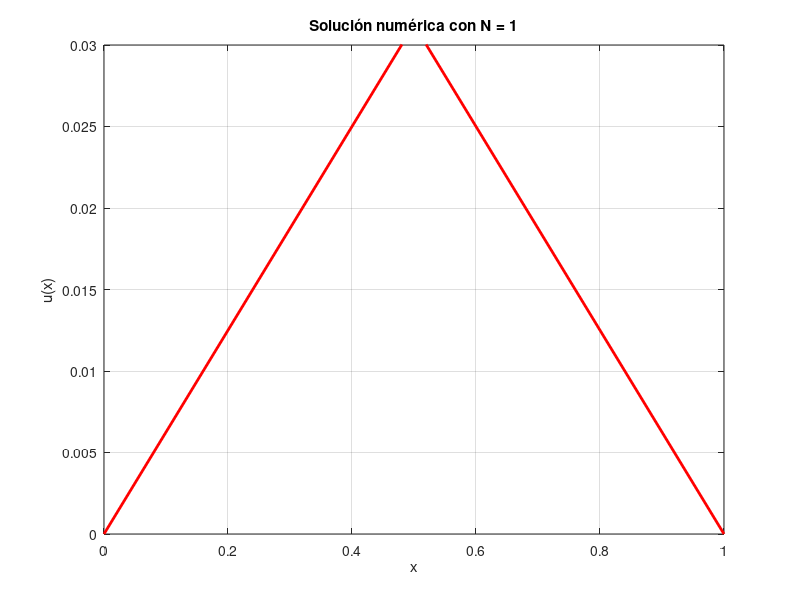

MATLAB code for this plot: (Note: this script raises an error after producing the figure.)
clear all; clc; clf %borramos variables, limpiamos consola y figura
%Datos
% f es la no homogeneidad del Problema de Contorno
f = @(x) x.*(1-x);
a=0; %punto inicial
b=1; %punto final
N_values = [1,5,8,10,20,50,75,100]; %número de puntos interiores
gifname = 'diferencias_finitas.gif';
%en total tenemos N+2 = 7 puntos
for idx = 1:length(N_values)
   N = N_values(idx);
   h=(b-a)/(N+1); %paso de la malla
   % Construcción de la matriz L
   L = zeros(N, N);
  
   %llenamos la diagonal y las subdiagonales
   if N == 1
       L(1,1) = 2;
   else
       L(1,1) = 2; L(1,2) = -1; %primera fila
       L(N,N) = 2; L(N,N-1) = -1; %ultima fila
       for j = 2:N-1 %filas intermedias
           L(j,j) = 2;
           L(j,j-1) = -1;
           L(j,j+1) = -1;
       end
   end
   %calculamos ahora la malla y del término fuente
   x(1)=a;
   x(N+2)=b;
   fun(1)=f(x(1));
   fun(N+2)=f(x(N+2));
   %puntos interiores
   for k=2:N+1
       x(k)=x(k-1)+h;
       fun(k)=f(x(k)); %valores de f(x) evaluados en los nodos
   end
   %por último, resolvemos el sistema lineal
   u(2:N+1)=(h^2)*inv(L)*fun(2:N+1)';
   u(1)=0; u(N+2)=0; %condiciones de contorno
 
   plot(x,u,'r','LineWidth',2) %representación gráfica
   xlabel('x')
   ylabel('u(x)')
   title(['Solución numérica con N = ', num2str(N)])
   grid on
   axis([0 1 0 0.03])
   drawnow
   % Captura del frame
   frame = getframe(gcf);
   im = frame2im(frame);
   [imind,cm] = rgb2ind(im,256);
   % Crear o añadir al GIF
   if idx == 1
       imwrite(imind,cm,gifname,'gif','Loopcount',inf,'DelayTime',1);
   else
       imwrite(imind,cm,gifname,'gif','WriteMode','append','DelayTime',1);
   end
end
